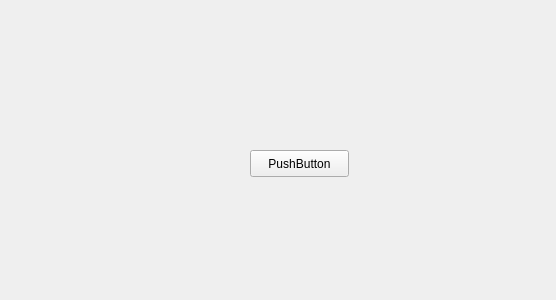
<?xml version="1.0" encoding="UTF-8"?>
<ui version="4.0">
 <class>Test</class>
 <widget class="QWidget" name="Test">
  <property name="geometry">
   <rect>
    <x>0</x>
    <y>0</y>
    <width>556</width>
    <height>300</height>
   </rect>
  </property>
  <property name="windowTitle">
   <string>Form</string>
  </property>
  <widget class="QPushButton" name="pushButton">
   <property name="geometry">
    <rect>
     <x>250</x>
     <y>150</y>
     <width>99</width>
     <height>27</height>
    </rect>
   </property>
   <property name="text">
    <string>PushButton</string>
   </property>
  </widget>
 </widget>
 <resources/>
 <connections/>
</ui>
